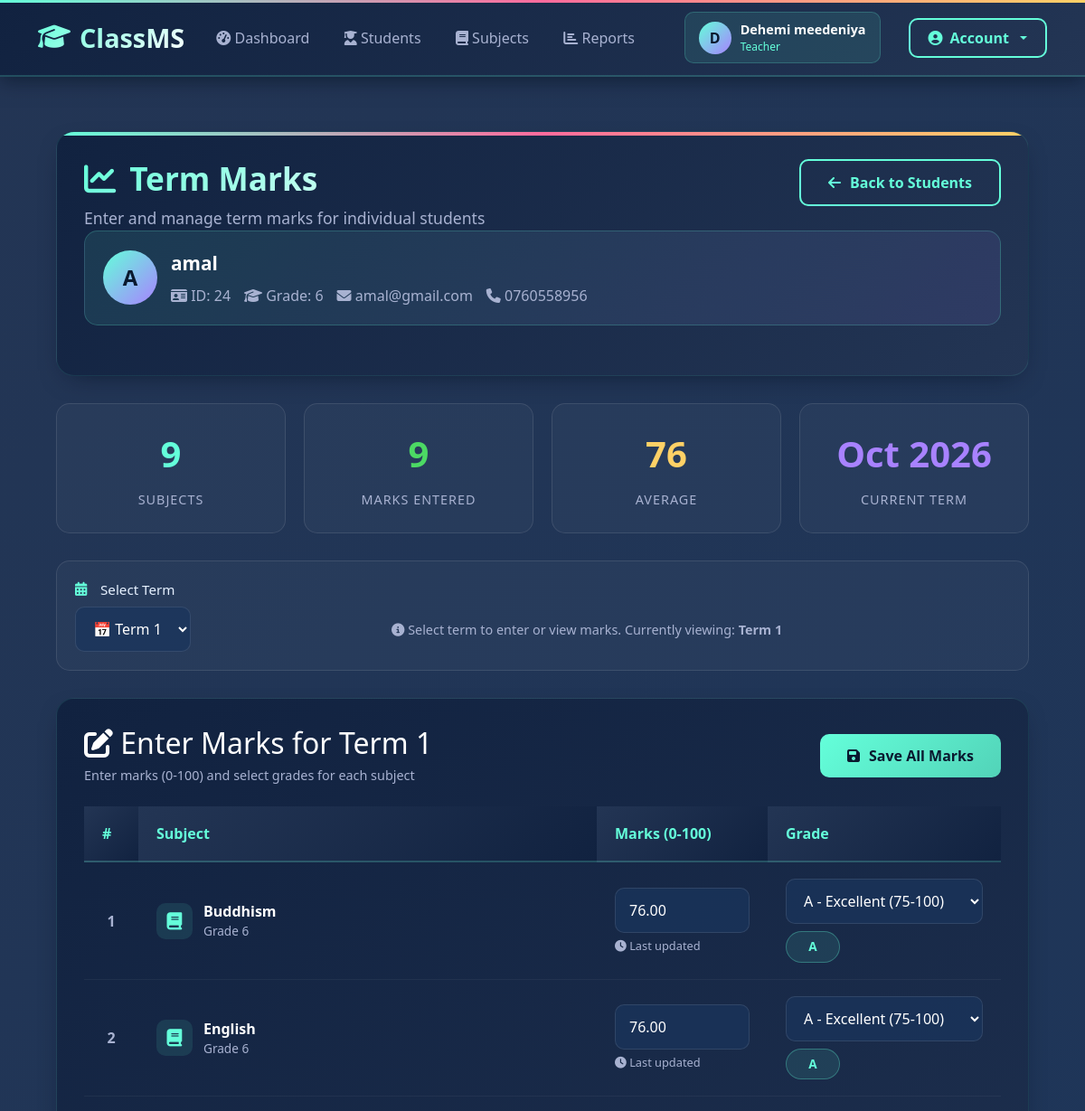
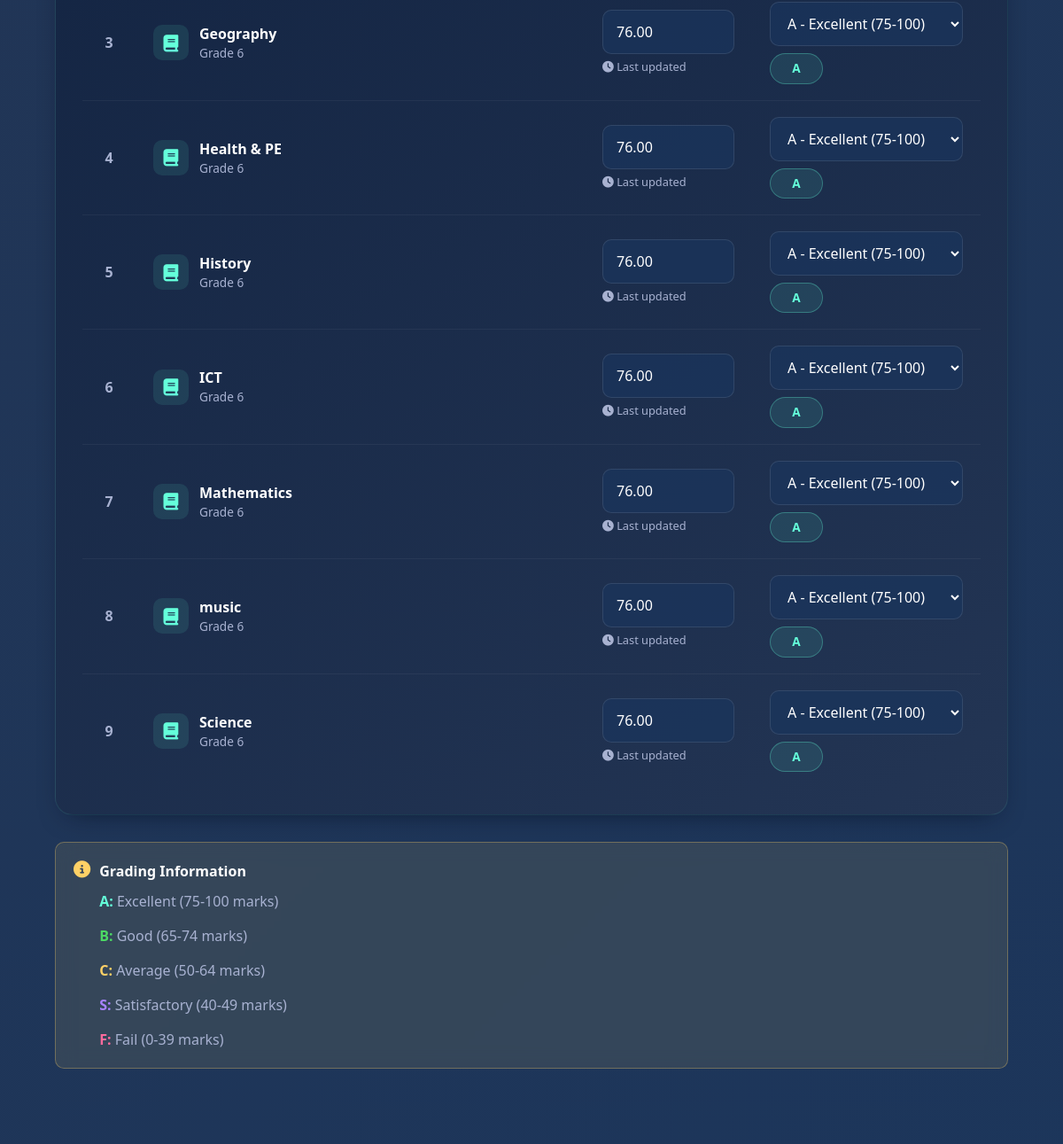
Screenshot of /teacher/term_marks.php?student_id=24 (signed in) with the database file from the repository (2 pictures, top to bottom).
### tables this page shows
CREATE TABLE `student_profiles` (
  `user_id` int(10) UNSIGNED NOT NULL,
  `grade` varchar(20) NOT NULL,
  `address` varchar(255) DEFAULT NULL,
  `guardian_name` varchar(120) DEFAULT NULL,
  `guardian_phone` varchar(30) DEFAULT NULL,
  `dob` date DEFAULT NULL
);

CREATE TABLE `users` (
  `id` int(10) UNSIGNED NOT NULL,
  `role` enum('admin','teacher','student') NOT NULL DEFAULT 'student',
  `full_name` varchar(120) NOT NULL,
  `email` varchar(160) NOT NULL,
  `phone` varchar(30) DEFAULT NULL,
  `password_hash` varchar(255) NOT NULL,
  `created_at` timestamp NOT NULL DEFAULT current_timestamp()
);

CREATE TABLE `subjects` (
  `id` int(10) UNSIGNED NOT NULL,
  `name` varchar(120) NOT NULL,
  `grade` varchar(20) NOT NULL,
  `teacher_id` int(10) UNSIGNED NOT NULL,
  `status` enum('pending','approved','rejected') NOT NULL DEFAULT 'approved',
  `created_at` timestamp NOT NULL DEFAULT current_timestamp()
);

CREATE TABLE `term_marks` (
  `id` int(11) NOT NULL,
  `student_id` int(11) NOT NULL,
  `subject_id` int(11) NOT NULL,
  `term` varchar(20) NOT NULL,
  `marks` decimal(5,2) DEFAULT NULL,
  `grade` varchar(2) DEFAULT NULL,
  `created_at` datetime NOT NULL DEFAULT current_timestamp(),
  `updated_at` datetime NOT NULL DEFAULT current_timestamp() ON UPDATE current_timestamp()
);

### includes/functions.php (called while the page is built, shortened)
<?php
function e($s){ return htmlspecialchars($s ?? "", ENT_QUOTES, "UTF-8"); }

### teacher/term_marks.php (the view, shortened to what this page needs)
<?php
require_once __DIR__ . "/../includes/auth.php";
$student_id = (int)($_GET['student_id'] ?? 0);
$term = trim($_GET['term'] ?? 'Term 1');
$allowedTerms = ['Term 1','Term 2','Term 3'];
$st = $conn->prepare("
  SELECT u.id, u.full_name, u.email, u.phone, sp.grade
  FROM users u
  LEFT JOIN student_profiles sp ON sp.user_id = u.id
  WHERE u.id=? AND u.role='student'
  LIMIT 1
");
$st->bind_param("i", $student_id);
$st->execute();
$student = $st->get_result()->fetch_assoc();
$grade = (string)($student['grade'] ?? '');
$subQ = $conn->prepare("
  SELECT id, name
  FROM subjects
  WHERE grade=? AND status='approved'
  ORDER BY name ASC
  LIMIT 9
");
$subQ->bind_param("s", $grade);
$subQ->execute();
$subjects = $subQ->get_result();
$subjectRows = [];
while($s = $subjects->fetch_assoc()) $subjectRows[] = $s;
$existing = [];
if (count($subjectRows) > 0) {
  $ex = $conn->prepare("
    SELECT subject_id, marks, grade
    FROM term_marks
    WHERE student_id=? AND term=?
  ");
  $ex->bind_param("is", $student_id, $term);
  $ex->execute();
  $exRes = $ex->get_result();
  while($r = $exRes->fetch_assoc()){
    $existing[(int)$r['subject_id']] = $r;
  }
}
$totalMarks = 0;
$validCount = 0;
$average = 0;
foreach ($existing as $subjectId => $data) {
    if (!empty($data['marks']) && is_numeric($data['marks'])) {
        $mark = (float)$data['marks'];
        $totalMarks += $mark;
        $validCount++;
    }
}
if ($validCount > 0) {
    $average = round($totalMarks / $validCount, 2);
}
require_once __DIR__ . "/../includes/header.php";
?>
<div class="bg-animation"></div>
<div class="particles" id="particles-container"></div>
<div class="container-custom">
    <div class="page-header">
        <div class="d-flex flex-wrap justify-content-between align-items-start">
            <div>
                <h1 class="page-title">
                    <i class="fas fa-chart-line"></i> Term Marks
                </h1>
                <div class="page-subtitle">
                    Enter and manage term marks for individual students
                </div>
            </div>
            <a class="btn-outline-custom" href="/classms/teacher/students.php">
                <i class="fas fa-arrow-left"></i> Back to Students
            </a>
        </div>
        <div class="student-info-card">
            <div class="d-flex align-items-center">
                <div class="student-avatar">
                    <?= strtoupper(substr($student['full_name'], 0, 1)) ?>
                </div>
                <div>
                    <div style="font-size: 1.3rem; font-weight: 600; color: var(--text-white);">
                        <?= e($student['full_name']) ?>
                    </div>
                    <div style="display: flex; flex-wrap: wrap; gap: 15px; margin-top: 8px;">
                        <span style="color: var(--text-muted);">
                            <i class="fas fa-id-card"></i> ID: <?= (int)$student['id'] ?>
                        </span>
                        <span style="color: var(--text-muted);">
                            <i class="fas fa-graduation-cap"></i> Grade: <?= e($grade) ?>
                        </span>
                        <span style="color: var(--text-muted);">
                            <i class="fas fa-envelope"></i> <?= e($student['email']) ?>
                        </span>
                        <?php if($student['phone']): ?>
                            <span style="color: var(--text-muted);">
                                <i class="fas fa-phone"></i> <?= e($student['phone']) ?>
                            </span>
                        <?php endif; ?>
                    </div>
                </div>
            </div>
        </div>
    </div>
    <?php if(count($subjectRows) === 0): ?>
        <div class="alert-warning">
            <div style="display: flex; align-items: flex-start; gap: 10px;">
                <i class="fas fa-exclamation-triangle" style="font-size: 1.2rem; color: var(--accent-gold);"></i>
                <div>
                    <div style="font-weight: 600; color: var(--text-white); margin-bottom: 5px;">No Approved Subjects Found</div>
                    <div style="color: var(--text-light);">
                        No approved subjects found for Grade <?= e($grade) ?>.
                        Please add subjects in <a href="/classms/teacher/subjects.php" style="color: var(--accent-blue);">teacher/subjects.php</a> and approve them.
                    </div>
                </div>
            </div>
        </div>
    <?php else: ?>
        <div class="stats-container">
            <div class="stat-card" style="animation-delay: 0.1s;">
                <div class="stat-value" style="color: var(--accent-blue);">
                    <?= count($subjectRows) ?>
                </div>
                <div class="stat-label">Subjects</div>
            </div>
            <div class="stat-card" style="animation-delay: 0.2s;">
                <div class="stat-value" style="color: var(--accent-green);">
                    <?= $validCount ?>
                </div>
                <div class="stat-label">Marks Entered</div>
            </div>
            <div class="stat-card" style="animation-delay: 0.3s;">
                <div class="stat-value" style="color: var(--accent-gold);">
                    <?= $average ?>
                </div>
                <div class="stat-label">Average</div>
            </div>
            <div class="stat-card" style="animation-delay: 0.4s;">
                <div class="stat-value" style="color: var(--accent-purple);">
                    <?= date('M Y') ?>
                </div>
                <div class="stat-label">Current Term</div>
            </div>
        </div>
        <div class="term-selector">
            <div class="form-label">
                <i class="fas fa-calendar-alt"></i> Select Term
            </div>
            <form method="get">
                <div class="row g-3">
                    <div class="col-md-4">
                        <select class="form-select-custom" name="term" onchange="this.form.submit()">
                            <?php foreach($allowedTerms as $t): ?>
                                <option value="<?= e($t) ?>" <?= ($term===$t)?'selected':'' ?>>
                                    📅 <?= e($t) ?>
                                </option>
                            <?php endforeach; ?>
                        </select>
                    </div>
                    <div class="col-md-8 d-flex align-items-center">
                        <div style="color: var(--text-muted); font-size: 0.9rem;">
                            <i class="fas fa-info-circle"></i> Select term to enter or view marks. Currently viewing: <b><?= e($term) ?></b>
                        </div>
                    </div>
                </div>
            </form>
        </div>
        <form method="post">
            <div class="marks-container">
                <div class="d-flex flex-wrap justify-content-between align-items-center mb-4">
                    <div>
                        <h2 class="form-title mb-0">
                            <i class="fas fa-edit"></i> Enter Marks for <?= e($term) ?>
                        </h2>
                        <div style="color: var(--text-muted); font-size: 0.9rem; margin-top: 5px;">
                            Enter marks (0-100) and select grades for each subject
                        </div>
                    </div>
                    <div>
                        <button class="btn-primary-custom" name="save_marks">
                            <i class="fas fa-save"></i> Save All Marks
                        </button>
                    </div>
                </div>
                <div class="table-responsive">
                    <table class="marks-table">
                        <thead>
                            <tr>
                                <th style="width: 60px;">#</th>
                                <th>Subject</th>
                                <th style="width: 180px;">Marks (0-100)</th>
                                <th style="width: 150px;">Grade</th>
                            </tr>
                        </thead>
                        <tbody>
                            <?php
                            $i = 1;
                            $rowDelay = 0;
                            foreach($subjectRows as $s):
                                $sid = (int)$s['id'];
                                $oldMarks = $existing[$sid]['marks'] ?? '';
                                $oldGrade = $existing[$sid]['grade'] ?? '';
                                $rowDelay += 0.05;
                                $gradeClass = 'grade-empty';
                                if ($oldGrade === 'A') $gradeClass = 'grade-A';
                                elseif ($oldGrade === 'B') $gradeClass = 'grade-B';
                                elseif ($oldGrade === 'C') $gradeClass = 'grade-C';
                                elseif ($oldGrade === 'S') $gradeClass = 'grade-S';
                                elseif ($oldGrade === 'F') $gradeClass = 'grade-F';
                            ?>
                                <tr style="animation-delay: <?= $rowDelay ?>s;">
                                    <td>
                                        <div style="color: var(--text-muted); font-weight: 600; text-align: center;">
                                            <?= $i++ ?>
                                        </div>
                                    </td>
                                    <td>
                                        <div class="subject-row">
                                            <div class="subject-icon">
                                                <i class="fas fa-book"></i>
                                            </div>
                                            <div>
                                                <div style="font-weight: 600; color: var(--text-white);">
                                                    <?= e($s['name']) ?>
                                                </div>
                                                <div style="color: var(--text-muted); font-size: 0.85rem;">
                                                    Grade <?= e($grade) ?>
                                                </div>
                                            </div>
                                        </div>
                                    </td>
                                    <td>
                                        <input type="number"
                                               class="form-control-custom"
                                               name="marks[<?= $sid ?>]"
                                               value="<?= e($oldMarks) ?>"
                                               min="0" max="100" step="0.01"
                                               placeholder="Enter marks (0-100)">
                                        <?php if($oldMarks !== ''): ?>
                                            <div style="color: var(--text-muted); font-size: 0.8rem; margin-top: 5px;">
                                                <i class="fas fa-clock"></i> Last updated
                                            </div>
                                        <?php endif; ?>
                                    </td>
                                    <td>
                                        <select class="form-select-custom" name="grade[<?= $sid ?>]">
                                            <?php
                                                $opts = [
                                                    '' => 'Select Grade',
                                                    'A' => 'A - Excellent (75-100)',
                                                    'B' => 'B - Good (65-74)',
                                                    'C' => 'C - Average (50-64)',
                                                    'S' => 'S - Satisfactory (40-49)',
                                                    'F' => 'F - Fail (0-39)'
                                                ];
                                                foreach($opts as $val=>$label):
                                            ?>
                                                <option value="<?= e($val) ?>" <?= ($oldGrade===$val)?'selected':'' ?>>
                                                    <?= e($label) ?>
                                                </option>
                                            <?php endforeach; ?>
                                        </select>
                                        <?php if($oldGrade !== ''): ?>
                                            <div class="mt-2">
                                                <span class="grade-badge <?= $gradeClass ?>">
                                                    <?= e($oldGrade) ?>
                                                </span>
                                            </div>
                                        <?php endif; ?>
                                    </td>
                                </tr>
                            <?php endforeach; ?>
                        </tbody>
                    </table>
                </div>
            </div>
        </form>
        <div class="alert-warning">
            <div style="display: flex; align-items: flex-start; gap: 10px;">
                <i class="fas fa-info-circle" style="font-size: 1.2rem; color: var(--accent-gold);"></i>
                <div>
                    <div style="font-weight: 600; color: var(--text-white); margin-bottom: 10px;">Grading Information</div>
                    <div style="display: grid; grid-template-columns: repeat(auto-fit, minmax(200px, 1fr)); gap: 15px;">
                        <div>
                            <span style="color: var(--accent-blue); font-weight: 600;">A:</span>
                            <span style="color: var(--text-muted);">Excellent (75-100 marks)</span>
                        </div>
                        <div>
                            <span style="color: var(--accent-green); font-weight: 600;">B:</span>
                            <span style="color: var(--text-muted);">Good (65-74 marks)</span>
                        </div>
                        <div>
                            <span style="color: var(--accent-gold); font-weight: 600;">C:</span>
                            <span style="color: var(--text-muted);">Average (50-64 marks)</span>
                        </div>
                        <div>
                            <span style="color: var(--accent-purple); font-weight: 600;">S:</span>
                            <span style="color: var(--text-muted);">Satisfactory (40-49 marks)</span>
                        </div>
                        <div>
                            <span style="color: var(--accent-pink); font-weight: 600;">F:</span>
                            <span style="color: var(--text-muted);">Fail (0-39 marks)</span>
                        </div>
                    </div>
                </div>
            </div>
        </div>
    <?php endif; ?>
</div>
<?php require_once __DIR__ . "/../includes/footer.php"; ?>

### rows the page displays
student_profiles: user_id.full_name "A", user_id.full_name "amal", user_id "24", grade "6", user_id.email "amal@gmail.com", user_id.phone "0760558956"
subjects: name "Buddhism", id.marks "76.00", shows "Last updated", id "A - Excellent (75-100)", id.grade "A"
subjects: name "English", id.marks "76.00", shows "Last updated", id "A - Excellent (75-100)", id.grade "A"
subjects: name "Geography", id.marks "76.00", shows "Last updated", id "A - Excellent (75-100)", id.grade "A"
subjects: name "Health & PE", id.marks "76.00", shows "Last updated", id "A - Excellent (75-100)", id.grade "A"
subjects: name "History", id.marks "76.00", shows "Last updated", id "A - Excellent (75-100)", id.grade "A"
subjects: name "ICT", id.marks "76.00", shows "Last updated", id "A - Excellent (75-100)", id.grade "A"
subjects: name "Mathematics", id.marks "76.00", shows "Last updated", id "A - Excellent (75-100)", id.grade "A"
subjects: name "music", id.marks "76.00", shows "Last updated", id "A - Excellent (75-100)", id.grade "A"
subjects: name "Science", id.marks "76.00", shows "Last updated", id "A - Excellent (75-100)", id.grade "A"

### other values shown
substr(current_user()['full_name'], 0, 1) "D"
current_user()['full_name'] "Dehemi meedeniya"
current_user()['role'] "Teacher"
count($subjectRows) "9"
$validCount "9"
$average "76"
$term "Term 1"
